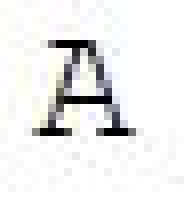
#> input picture Char_Replacement/train_data/101.JPG, 23 x 25 px (shown 8 times larger); its folder holds only this picture in this run
$ python resizeBlurDuplicate.py   (older library calls are emulated)
#> lines starting #> are read from the running program, lines starting #| are printed output that depends on the picture
import os
from PIL import Image, ImageFilter
import shutil
SIZE = 28, 28
OUTPUT_DIRECTORY = 'BlurredImages'
RESULT_DIRECTORY = 'ResultImages'
def resize_images_and_blur(path):
#> called with path = '.'
    if not os.path.exists(path):
        print('Wrong path mate!')
        return
    if not os.path.exists(os.path.join(path, OUTPUT_DIRECTORY)):
        os.mkdir(os.path.join(path, OUTPUT_DIRECTORY))
    for file in os.listdir(path):
        #basename=os.path.basename(file)[:3]
        if(os.path.splitext(file)[1].lower() == '.jpg'):
            #if ((int(basename[:2])>=10 and int(basename[:2])<=25 and basename[2]=='1') or (int(basename[:2])>25 and basename[2]=='0')):
                file_path = os.path.join(path, file)
                with Image.open(file_path) as img:
#> img is the input picture: PIL image 23x25 RGB; mean R, G, B 236.4, 236.5, 236.1
                    img = img.resize(SIZE, Image.ANTIALIAS)
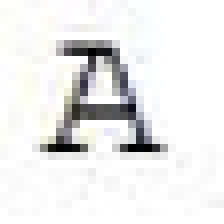
#> img: PIL image 28x28 RGB (shown 8 times larger); mean R, G, B 235.2, 235.3, 235
                    img.save(file_path)
                with Image.open(file_path) as img:
                    for i in range(1, 2):
                        img1 = img.filter(ImageFilter.BoxBlur(i))
                        new_name = os.path.splitext(file)[0] + '-' + str(i) + os.path.splitext(file)[1]
                        img1.save(os.path.join(path, OUTPUT_DIRECTORY, new_name))
#> this loop made 1 pass
#> pass 1, in resize_images_and_blur, `img1 = img.filter(ImageFilter.BoxBlur(i))`:
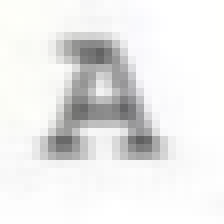
#> img1: PIL image 28x28 RGB (shown 8 times larger); mean R, G, B 234.2, 234.3, 233.7
                new_name = os.path.splitext(file)[0] + '-0' + os.path.splitext(file)[1]
                shutil.move(file_path, os.path.join(path, OUTPUT_DIRECTORY, new_name))
def replicate_images(path):
    if not os.path.exists(path):
        print('Wrong path mate!')
        return
    if not os.path.exists(os.path.join(path, RESULT_DIRECTORY)):
        os.mkdir(os.path.join(path, RESULT_DIRECTORY))
    for file in os.listdir(path):
        file_path = os.path.join(path, file)
        if os.path.isfile(file_path):
            print(file_path)
            for i in range(1, 1001):
                new_name = os.path.splitext(file)[0] + '-' + str(i) + os.path.splitext(file)[1]
                shutil.copyfile(file_path, os.path.join(path, RESULT_DIRECTORY, new_name))
            os.remove(file_path)
if __name__ == '__main__':
    resize_images_and_blur('.')
    replicate_images('./' + OUTPUT_DIRECTORY)
